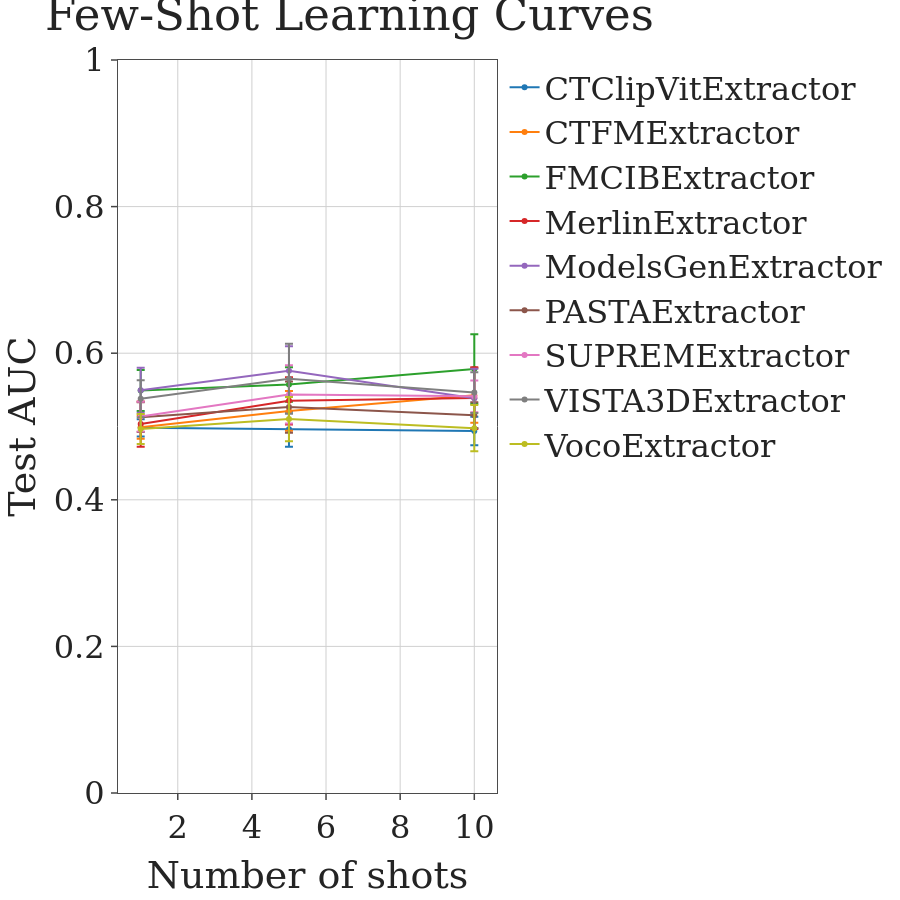

This figure's notebook cell:
### Markdown cell above
## Few-Shot Learning Curves

Visualize how model performance scales with increasing training samples.

### Code cell
# Plot few-shot learning curves

model_names = list(next(iter(few_shot_results.values())).keys())
fig = go.Figure()

for model_name in model_names:
    shot_values = []
    means = []
    cis = []

    for shots in shot_configs:
        shot_values.append(shots)
        result = few_shot_results.get(shots, {}).get(model_name, {})
        if "mean" not in result or "ci95" not in result:
            continue
        means.append(result["mean"])
        lower, upper = result["ci95"]
        cis.append(upper - result["mean"])

    fig.add_trace(go.Scatter(
        x=shot_values,
        y=means,
        mode='lines+markers',
        name=model_name,
        error_y=dict(type='data', array=cis, visible=True)
    ))

apply_r_style(fig, font_size=32)
fig.update_layout(
    title='Few-Shot Learning Curves',
    xaxis_title='Number of shots',
    yaxis_title='Test AUC',
    height=FIG_SIZE,
    width=FIG_SIZE,
    template='simple_white'
)
fig.update_yaxes(range=[0, 1.0])
fig.write_image(PLOTS_DIR / f"nsclc_radiomics_few_shot.png")

fig.show()

### Figure 1 — Plotly figure (JSON) as saved in the notebook; plotly's stock layout.template omitted (floating-point values rounded to 4 significant figures)
{"data": [{"error_y": {"array": [0.01174, 0.02391, 0.01944], "type": "data", "visible": true}, "mode": "lines+markers", "name": "CTClipVitExtractor", "type": "scatter", "x": [1, 5, 10], "y": [0.4982, 0.4963, 0.4939]}, {"error_y": {"array": [0.01592, 0.0272, 0.03735], "type": "data", "visible": true}, "mode": "lines+markers", "name": "CTFMExtractor", "type": "scatter", "x": [1, 5, 10], "y": [0.4991, 0.5212, 0.5426]}, {"error_y": {"array": [0.02809, 0.02352, 0.04741], "type": "data", "visible": true}, "mode": "lines+markers", "name": "FMCIBExtractor", "type": "scatter", "x": [1, 5, 10], "y": [0.5491, 0.5573, 0.5784]}, {"error_y": {"array": [0.03082, 0.03226, 0.04205], "type": "data", "visible": true}, "mode": "lines+markers", "name": "MerlinExtractor", "type": "scatter", "x": [1, 5, 10], "y": [0.5033, 0.535, 0.5388]}, {"error_y": {"array": [0.03075, 0.03352, 0.04045], "type": "data", "visible": true}, "mode": "lines+markers", "name": "ModelsGenExtractor", "type": "scatter", "x": [1, 5, 10], "y": [0.5495, 0.5761, 0.5385]}, {"error_y": {"array": [0.02038, 0.035, 0.01776], "type": "data", "visible": true}, "mode": "lines+markers", "name": "PASTAExtractor", "type": "scatter", "x": [1, 5, 10], "y": [0.5127, 0.5265, 0.5152]}, {"error_y": {"array": [0.02035, 0.0397, 0.02165], "type": "data", "visible": true}, "mode": "lines+markers", "name": "SUPREMExtractor", "type": "scatter", "x": [1, 5, 10], "y": [0.5135, 0.5437, 0.5411]}, {"error_y": {"array": [0.02527, 0.04764, 0.02787], "type": "data", "visible": true}, "mode": "lines+markers", "name": "VISTA3DExtractor", "type": "scatter", "x": [1, 5, 10], "y": [0.5378, 0.5651, 0.5462]}, {"error_y": {"array": [0.02055, 0.03018, 0.03156], "type": "data", "visible": true}, "mode": "lines+markers", "name": "VocoExtractor", "type": "scatter", "x": [1, 5, 10], "y": [0.4966, 0.5101, 0.4977]}], "layout": {"font": {"family": "DejaVu Serif", "size": 32}, "height": 900, "margin": {"b": 60, "l": 60, "r": 40, "t": 60}, "paper_bgcolor": "white", "plot_bgcolor": "white", "title": {"text": "Few-Shot Learning Curves"}, "width": 900, "xaxis": {"gridcolor": "#D0D0D0", "linecolor": "#4B4B4B", "mirror": true, "showgrid": true, "ticklen": 6, "ticks": "outside", "tickwidth": 1.5, "title": {"text": "Number of shots"}, "zeroline": false}, "yaxis": {"gridcolor": "#D0D0D0", "linecolor": "#4B4B4B", "mirror": true, "range": [0, 1.0], "showgrid": true, "ticklen": 6, "ticks": "outside", "tickwidth": 1.5, "title": {"text": "Test AUC"}, "zeroline": false}}}
